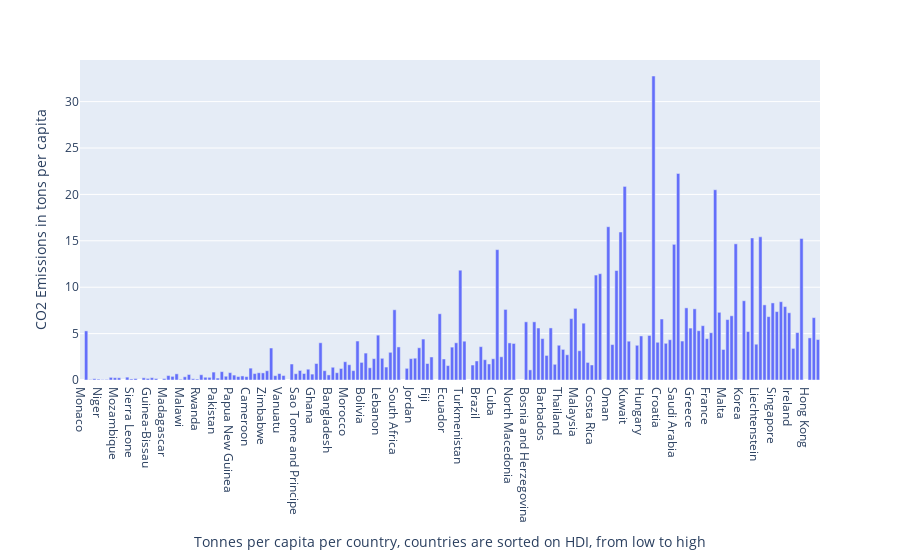

Notebook source saved alongside this figure:
### Markdown cell above
This first figure shows the Human Development Index per country of the world. As visible in the figure, countries in Western Europe, North America and Oceania have a very high HDI, whereas countries in Africa have a lower HDI. However, the dataset does not contain information about some countries. These are white in the figure. Furthermore, components that make up the HDI, such as life expectancy, can also be viewed by using the drop down menu in the plot.

### Code cell
fig = px.bar(dataset, x='Country', y='TonsPerCapita')
desired_order = dataset.sort_values('Human Development Index (HDI) ')['Country'].to_list()
fig.update_xaxes(categoryorder='array', categoryarray=desired_order, title="Tonnes per capita per country, countries are sorted on HDI, from low to high")
fig.update_yaxes(title="CO2 Emissions in tons per capita")
fig.show()

### Figure 1 — Plotly figure (JSON) as saved in the notebook; plotly's stock layout.template omitted (floating-point values rounded to 4 significant figures; data arrays with more than 128 entries replaced by an {"elided": "..."} marker saying what was removed)
{"data": [{"alignmentgroup": "True", "hovertemplate": "Country=%{x}<br>TonsPerCapita=%{y}<extra></extra>", "legendgroup": "", "marker": {"color": "#636efa", "pattern": {"shape": ""}}, "name": "", "offsetgroup": "", "orientation": "v", "showlegend": false, "textposition": "auto", "type": "bar", "x": {"elided": "181 str values"}, "xaxis": "x", "y": {"elided": "181 float values"}, "yaxis": "y"}], "layout": {"barmode": "relative", "legend": {"tracegroupgap": 0}, "margin": {"t": 60}, "xaxis": {"anchor": "y", "categoryarray": {"elided": "181 str values"}, "categoryorder": "array", "domain": [0, 1], "title": {"text": "Tonnes per capita per country, countries are sorted on HDI, from low to high"}}, "yaxis": {"anchor": "x", "domain": [0, 1], "title": {"text": "CO2 Emissions in tons per capita"}}}}
